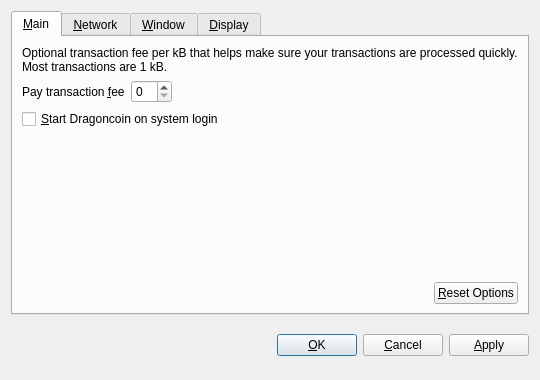
<?xml version="1.0" encoding="UTF-8"?>
<ui version="4.0">
 <class>OptionsDialog</class>
 <widget class="QDialog" name="OptionsDialog">
  <property name="geometry">
   <rect>
    <x>0</x>
    <y>0</y>
    <width>540</width>
    <height>380</height>
   </rect>
  </property>
  <property name="windowTitle">
   <string>Options</string>
  </property>
  <property name="modal">
   <bool>true</bool>
  </property>
  <layout class="QVBoxLayout" name="verticalLayout">
   <item>
    <widget class="QTabWidget" name="tabWidget">
     <property name="tabPosition">
      <enum>QTabWidget::North</enum>
     </property>
     <property name="currentIndex">
      <number>0</number>
     </property>
     <widget class="QWidget" name="tabMain">
      <attribute name="title">
       <string>&amp;Main</string>
      </attribute>
      <layout class="QVBoxLayout" name="verticalLayout_Main">
       <item>
        <widget class="QLabel" name="transactionFeeInfoLabel">
         <property name="text">
          <string>Optional transaction fee per kB that helps make sure your transactions are processed quickly. Most transactions are 1 kB.</string>
         </property>
         <property name="textFormat">
          <enum>Qt::PlainText</enum>
         </property>
         <property name="wordWrap">
          <bool>true</bool>
         </property>
        </widget>
       </item>
       <item>
        <layout class="QHBoxLayout" name="horizontalLayout_1_Main">
         <item>
          <widget class="QLabel" name="transactionFeeLabel">
           <property name="text">
            <string>Pay transaction &amp;fee</string>
           </property>
           <property name="textFormat">
            <enum>Qt::PlainText</enum>
           </property>
           <property name="buddy">
            <cstring>transactionFee</cstring>
           </property>
          </widget>
         </item>
         <item>
          <widget class="BitcoinAmountField" name="transactionFee"/>
         </item>
         <item>
          <spacer name="horizontalSpacer_1_Main">
           <property name="orientation">
            <enum>Qt::Horizontal</enum>
           </property>
           <property name="sizeHint" stdset="0">
            <size>
             <width>40</width>
             <height>20</height>
            </size>
           </property>
          </spacer>
         </item>
        </layout>
       </item>
       <item>
        <widget class="QCheckBox" name="bitcoinAtStartup">
         <property name="toolTip">
          <string>Automatically start Dragoncoin after logging in to the system.</string>
         </property>
         <property name="text">
          <string>&amp;Start Dragoncoin on system login</string>
         </property>
        </widget>
       </item>
       <item>
        <spacer name="verticalSpacer_Main">
         <property name="orientation">
          <enum>Qt::Vertical</enum>
         </property>
         <property name="sizeHint" stdset="0">
          <size>
           <width>20</width>
           <height>40</height>
          </size>
         </property>
        </spacer>
       </item>
       <item>
        <layout class="QHBoxLayout" name="horizontalLayout_2_Main">
         <item>
          <spacer name="horizontalSpacer_2_Main">
           <property name="orientation">
            <enum>Qt::Horizontal</enum>
           </property>
           <property name="sizeHint" stdset="0">
            <size>
             <width>40</width>
             <height>20</height>
            </size>
           </property>
          </spacer>
         </item>
         <item>
          <widget class="QPushButton" name="resetButton">
           <property name="toolTip">
            <string>Reset all client options to default.</string>
           </property>
           <property name="text">
            <string>&amp;Reset Options</string>
           </property>
           <property name="autoDefault">
            <bool>false</bool>
           </property>
          </widget>
         </item>
        </layout>
       </item>
      </layout>
     </widget>
     <widget class="QWidget" name="tabNetwork">
      <attribute name="title">
       <string>&amp;Network</string>
      </attribute>
      <layout class="QVBoxLayout" name="verticalLayout_Network">
       <item>
        <widget class="QCheckBox" name="mapPortUpnp">
         <property name="toolTip">
          <string>Automatically open the Dragoncoin client port on the router. This only works when your router supports UPnP and it is enabled.</string>
         </property>
         <property name="text">
          <string>Map port using &amp;UPnP</string>
         </property>
        </widget>
       </item>
       <item>
        <widget class="QCheckBox" name="connectSocks">
         <property name="toolTip">
          <string>Connect to the Dragoncoin network through a SOCKS proxy (e.g. when connecting through Tor).</string>
         </property>
         <property name="text">
          <string>&amp;Connect through SOCKS proxy:</string>
         </property>
        </widget>
       </item>
       <item>
        <layout class="QHBoxLayout" name="horizontalLayout_Network">
         <item>
          <widget class="QLabel" name="proxyIpLabel">
           <property name="text">
            <string>Proxy &amp;IP:</string>
           </property>
           <property name="textFormat">
            <enum>Qt::PlainText</enum>
           </property>
           <property name="buddy">
            <cstring>proxyIp</cstring>
           </property>
          </widget>
         </item>
         <item>
          <widget class="QValidatedLineEdit" name="proxyIp">
           <property name="maximumSize">
            <size>
             <width>140</width>
             <height>16777215</height>
            </size>
           </property>
           <property name="toolTip">
            <string>IP address of the proxy (e.g. 127.0.0.1)</string>
           </property>
          </widget>
         </item>
         <item>
          <widget class="QLabel" name="proxyPortLabel">
           <property name="text">
            <string>&amp;Port:</string>
           </property>
           <property name="textFormat">
            <enum>Qt::PlainText</enum>
           </property>
           <property name="buddy">
            <cstring>proxyPort</cstring>
           </property>
          </widget>
         </item>
         <item>
          <widget class="QLineEdit" name="proxyPort">
           <property name="maximumSize">
            <size>
             <width>55</width>
             <height>16777215</height>
            </size>
           </property>
           <property name="toolTip">
            <string>Port of the proxy (e.g. 9050)</string>
           </property>
          </widget>
         </item>
         <item>
          <widget class="QLabel" name="socksVersionLabel">
           <property name="text">
            <string>SOCKS &amp;Version:</string>
           </property>
           <property name="textFormat">
            <enum>Qt::PlainText</enum>
           </property>
           <property name="buddy">
            <cstring>socksVersion</cstring>
           </property>
          </widget>
         </item>
         <item>
          <widget class="QValueComboBox" name="socksVersion">
           <property name="toolTip">
            <string>SOCKS version of the proxy (e.g. 5)</string>
           </property>
          </widget>
         </item>
         <item>
          <spacer name="horizontalSpacer_Network">
           <property name="orientation">
            <enum>Qt::Horizontal</enum>
           </property>
           <property name="sizeHint" stdset="0">
            <size>
             <width>40</width>
             <height>20</height>
            </size>
           </property>
          </spacer>
         </item>
        </layout>
       </item>
       <item>
        <spacer name="verticalSpacer_Network">
         <property name="orientation">
          <enum>Qt::Vertical</enum>
         </property>
         <property name="sizeHint" stdset="0">
          <size>
           <width>20</width>
           <height>40</height>
          </size>
         </property>
        </spacer>
       </item>
      </layout>
     </widget>
     <widget class="QWidget" name="tabWindow">
      <attribute name="title">
       <string>&amp;Window</string>
      </attribute>
      <layout class="QVBoxLayout" name="verticalLayout_Window">
       <item>
        <widget class="QCheckBox" name="minimizeToTray">
         <property name="toolTip">
          <string>Show only a tray icon after minimizing the window.</string>
         </property>
         <property name="text">
          <string>&amp;Minimize to the tray instead of the taskbar</string>
         </property>
        </widget>
       </item>
       <item>
        <widget class="QCheckBox" name="minimizeOnClose">
         <property name="toolTip">
          <string>Minimize instead of exit the application when the window is closed. When this option is enabled, the application will be closed only after selecting Quit in the menu.</string>
         </property>
         <property name="text">
          <string>M&amp;inimize on close</string>
         </property>
        </widget>
       </item>
       <item>
        <spacer name="verticalSpacer_Window">
         <property name="orientation">
          <enum>Qt::Vertical</enum>
         </property>
         <property name="sizeHint" stdset="0">
          <size>
           <width>20</width>
           <height>40</height>
          </size>
         </property>
        </spacer>
       </item>
      </layout>
     </widget>
     <widget class="QWidget" name="tabDisplay">
      <attribute name="title">
       <string>&amp;Display</string>
      </attribute>
      <layout class="QVBoxLayout" name="verticalLayout_Display">
       <item>
        <layout class="QHBoxLayout" name="horizontalLayout_1_Display">
         <item>
          <widget class="QLabel" name="langLabel">
           <property name="text">
            <string>User Interface &amp;language:</string>
           </property>
           <property name="textFormat">
            <enum>Qt::PlainText</enum>
           </property>
           <property name="buddy">
            <cstring>lang</cstring>
           </property>
          </widget>
         </item>
         <item>
          <widget class="QValueComboBox" name="lang">
           <property name="toolTip">
            <string>The user interface language can be set here. This setting will take effect after restarting Dragoncoin.</string>
           </property>
          </widget>
         </item>
        </layout>
       </item>
       <item>
        <layout class="QHBoxLayout" name="horizontalLayout_2_Display">
         <item>
          <widget class="QLabel" name="unitLabel">
           <property name="text">
            <string>&amp;Unit to show amounts in:</string>
           </property>
           <property name="textFormat">
            <enum>Qt::PlainText</enum>
           </property>
           <property name="buddy">
            <cstring>unit</cstring>
           </property>
          </widget>
         </item>
         <item>
          <widget class="QValueComboBox" name="unit">
           <property name="toolTip">
            <string>Choose the default subdivision unit to show in the interface and when sending coins.</string>
           </property>
          </widget>
         </item>
        </layout>
       </item>
       <item>
        <widget class="QCheckBox" name="displayAddresses">
         <property name="toolTip">
          <string>Whether to show Dragoncoin addresses in the transaction list or not.</string>
         </property>
         <property name="text">
          <string>&amp;Display addresses in transaction list</string>
         </property>
        </widget>
       </item>
       <item>
        <widget class="QCheckBox" name="coinControlFeatures">
         <property name="toolTip">
          <string>Whether to show coin control features or not.</string>
         </property>
         <property name="text">
          <string>Display coin &amp;control features (experts only!)</string>
         </property>
        </widget>
       </item>
       <item>
        <spacer name="verticalSpacer_Display">
         <property name="orientation">
          <enum>Qt::Vertical</enum>
         </property>
         <property name="sizeHint" stdset="0">
          <size>
           <width>20</width>
           <height>40</height>
          </size>
         </property>
        </spacer>
       </item>
      </layout>
     </widget>
    </widget>
   </item>
   <item>
    <layout class="QHBoxLayout" name="horizontalLayout_Buttons">
     <item>
      <spacer name="horizontalSpacer_1">
       <property name="orientation">
        <enum>Qt::Horizontal</enum>
       </property>
       <property name="sizeHint" stdset="0">
        <size>
         <width>40</width>
         <height>48</height>
        </size>
       </property>
      </spacer>
     </item>
     <item>
      <widget class="QLabel" name="statusLabel">
       <property name="font">
        <font>
         <weight>75</weight>
         <bold>true</bold>
        </font>
       </property>
       <property name="text">
        <string/>
       </property>
       <property name="textFormat">
        <enum>Qt::PlainText</enum>
       </property>
       <property name="wordWrap">
        <bool>true</bool>
       </property>
      </widget>
     </item>
     <item>
      <spacer name="horizontalSpacer_2">
       <property name="orientation">
        <enum>Qt::Horizontal</enum>
       </property>
       <property name="sizeHint" stdset="0">
        <size>
         <width>40</width>
         <height>48</height>
        </size>
       </property>
      </spacer>
     </item>
     <item>
      <widget class="QPushButton" name="okButton">
       <property name="text">
        <string>&amp;OK</string>
       </property>
      </widget>
     </item>
     <item>
      <widget class="QPushButton" name="cancelButton">
       <property name="text">
        <string>&amp;Cancel</string>
       </property>
       <property name="autoDefault">
        <bool>false</bool>
       </property>
      </widget>
     </item>
     <item>
      <widget class="QPushButton" name="applyButton">
       <property name="text">
        <string>&amp;Apply</string>
       </property>
       <property name="autoDefault">
        <bool>false</bool>
       </property>
      </widget>
     </item>
    </layout>
   </item>
  </layout>
 </widget>
 <customwidgets>
  <customwidget>
   <class>BitcoinAmountField</class>
   <extends>QSpinBox</extends>
   <header>bitcoinamountfield.h</header>
  </customwidget>
  <customwidget>
   <class>QValueComboBox</class>
   <extends>QComboBox</extends>
   <header>qvaluecombobox.h</header>
  </customwidget>
  <customwidget>
   <class>QValidatedLineEdit</class>
   <extends>QLineEdit</extends>
   <header>qvalidatedlineedit.h</header>
  </customwidget>
 </customwidgets>
 <resources/>
 <connections/>
</ui>
